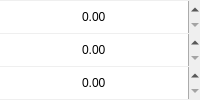
          <widget class="QWidget" name="xyy_value" native="true">
           <layout class="QVBoxLayout" name="xyy_value_layout">
            <property name="spacing">
             <number>1</number>
            </property>
            <property name="leftMargin">
             <number>0</number>
            </property>
            <property name="topMargin">
             <number>1</number>
            </property>
            <property name="rightMargin">
             <number>0</number>
            </property>
            <property name="bottomMargin">
             <number>1</number>
            </property>
            <item>
             <widget class="QDoubleSpinBox" name="xyy_1_value">
              <property name="sizePolicy">
               <sizepolicy hsizetype="Preferred" vsizetype="Preferred">
                <horstretch>0</horstretch>
                <verstretch>0</verstretch>
               </sizepolicy>
              </property>
              <property name="focusPolicy">
               <enum>Qt::WheelFocus</enum>
              </property>
              <property name="frame">
               <bool>false</bool>
              </property>
              <property name="alignment">
               <set>Qt::AlignCenter</set>
              </property>
              <property name="maximum">
               <double>100.000000000000000</double>
              </property>
             </widget>
            </item>
            <item>
             <widget class="QDoubleSpinBox" name="xyy_2_value">
              <property name="sizePolicy">
               <sizepolicy hsizetype="Preferred" vsizetype="Preferred">
                <horstretch>0</horstretch>
                <verstretch>0</verstretch>
               </sizepolicy>
              </property>
              <property name="focusPolicy">
               <enum>Qt::WheelFocus</enum>
              </property>
              <property name="frame">
               <bool>false</bool>
              </property>
              <property name="alignment">
               <set>Qt::AlignCenter</set>
              </property>
              <property name="maximum">
               <double>100.000000000000000</double>
              </property>
             </widget>
            </item>
            <item>
             <widget class="QDoubleSpinBox" name="xyy_3_value">
              <property name="sizePolicy">
               <sizepolicy hsizetype="Preferred" vsizetype="Preferred">
                <horstretch>0</horstretch>
                <verstretch>0</verstretch>
               </sizepolicy>
              </property>
              <property name="focusPolicy">
               <enum>Qt::WheelFocus</enum>
              </property>
              <property name="frame">
               <bool>false</bool>
              </property>
              <property name="alignment">
               <set>Qt::AlignCenter</set>
              </property>
              <property name="maximum">
               <double>100.000000000000000</double>
              </property>
             </widget>
            </item>
           </layout>
          </widget>
